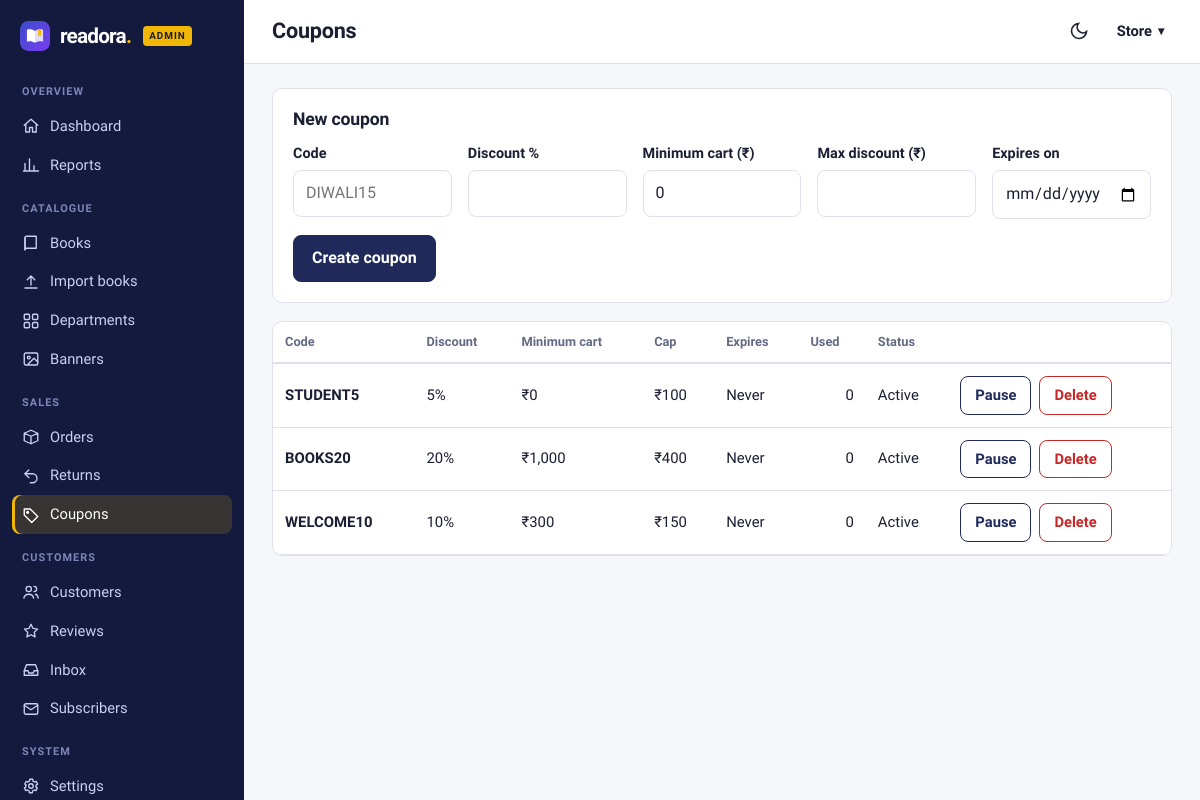
The page /admin/coupons (signed in) on the database its author committed.
### tables this page shows
CREATE TABLE users (
    id            INTEGER PRIMARY KEY AUTOINCREMENT,
    fullname      TEXT NOT NULL,
    username      TEXT NOT NULL UNIQUE COLLATE NOCASE,
    email         TEXT NOT NULL UNIQUE COLLATE NOCASE,
    password      TEXT NOT NULL,
    phone         TEXT,
    is_admin      INTEGER NOT NULL DEFAULT 0,
    created_at    TEXT NOT NULL DEFAULT CURRENT_TIMESTAMP
);

CREATE TABLE coupons (
    id            INTEGER PRIMARY KEY AUTOINCREMENT,
    code          TEXT NOT NULL UNIQUE COLLATE NOCASE,
    percent       INTEGER NOT NULL CHECK (percent BETWEEN 1 AND 90),
    min_amount    REAL NOT NULL DEFAULT 0,
    max_discount  REAL,
    expires_on    TEXT,                      -- YYYY-MM-DD, NULL = never
    active        INTEGER NOT NULL DEFAULT 1
);

### bookstore/routes/admin.py (the view, shortened to what this page needs)
@bp.route("/coupons", methods=["GET", "POST"])
@admin_required
def coupons():
    return render_template("admin/coupons.html", coupons=query(
        """SELECT c.*, (SELECT COUNT(*) FROM orders o WHERE o.coupon_code=c.code AND o.status!='Cancelled') used
           FROM coupons c ORDER BY id DESC"""))

### bookstore/db.py (called while the page is built)
def get_db():
    if "db" not in g:
        g.db = sqlite3.connect(current_app.config["DATABASE"])
        g.db.row_factory = sqlite3.Row
        g.db.execute("PRAGMA foreign_keys = ON")
    return g.db

def query(sql, args=(), one=False):
    cur = get_db().execute(sql, args)
    rows = cur.fetchall()
    cur.close()
    return (rows[0] if rows else None) if one else rows

### bookstore/utils.py (called while the page is built)
def csrf_token():
    if "_csrf" not in session:
        session["_csrf"] = secrets.token_urlsafe(32)
    return session["_csrf"]

def check_csrf():
    if request.method in ("POST", "PUT", "PATCH", "DELETE"):
        sent = request.form.get("_csrf") or request.headers.get("X-CSRF-Token")
        if not sent or not secrets.compare_digest(sent, session.get("_csrf", "")):
            abort(400, "Invalid or missing CSRF token. Please reload the page and try again.")

def load_user():
    uid = session.get("user_id")
    g.user = query("SELECT * FROM users WHERE id = ?", (uid,), one=True) if uid else None
    if uid and g.user is None:
        session.clear()

def login_required(view):
    @wraps(view)
    def wrapped(*a, **kw):
        if g.user is None:
            if wants_json():
                return jsonify(ok=False, message="Please log in first.", login=True), 401
            flash("Please log in to continue.", "info")
            return redirect(url_for("auth.login", next=request.full_path.rstrip("?")))
        return view(*a, **kw)
    return wrapped

def admin_required(view):
    @wraps(view)
    @login_required
    def wrapped(*a, **kw):
        if not g.user["is_admin"]:
            abort(403)
        return view(*a, **kw)
    return wrapped

def money(v):
    v = float(v or 0)
    return f"₹{v:,.0f}" if v == int(v) else f"₹{v:,.2f}"

def cart_count():
    if g.user:
        row = query("SELECT COALESCE(SUM(qty),0) n FROM cart_items WHERE user_id=?", (g.user["id"],), one=True)
        return row["n"]
    return sum(session.get("cart", {}).values())

def all_settings():
    if "_settings" not in g:
        saved = {r["key"]: r["value"] for r in query("SELECT key, value FROM settings")}
        g._settings = {**SETTING_DEFAULTS, **saved}
    return g._settings

### bookstore/templates/admin/coupons.html
{% extends 'admin/layout.html' %}
{% from 'partials/macros.html' import csrf %}
{% block title %}Coupons{% endblock %}
{% block content %}
<form method="post" class="panel" style="margin-bottom:18px">{{ csrf() }}
  <h3>New coupon</h3>
  <div class="grid-2" style="grid-template-columns: repeat(auto-fit, minmax(150px, 1fr))">
    <div class="field"><label for="code">Code</label><input id="code" name="code" required maxlength="20" placeholder="DIWALI15"></div>
    <div class="field"><label for="percent">Discount %</label><input id="percent" name="percent" type="number" min="1" max="90" required></div>
    <div class="field"><label for="min_amount">Minimum cart (₹)</label><input id="min_amount" name="min_amount" type="number" min="0" value="0"></div>
    <div class="field"><label for="max_discount">Max discount (₹)</label><input id="max_discount" name="max_discount" type="number" min="0"></div>
    <div class="field"><label for="expires_on">Expires on</label><input id="expires_on" name="expires_on" type="date"></div>
  </div>
  <button class="btn">Create coupon</button>
</form>
<div class="table-wrap"><table class="data">
  <thead><tr><th>Code</th><th>Discount</th><th>Minimum cart</th><th>Cap</th><th>Expires</th><th class="num">Used</th><th>Status</th><th></th></tr></thead>
  <tbody>{% for c in coupons %}<tr><td><b>{{ c.code }}</b></td><td>{{ c.percent }}%</td><td>{{ c.min_amount|money }}</td><td>{{ c.max_discount|money if c.max_discount else 'None' }}</td><td>{{ c.expires_on or 'Never' }}</td><td class="num">{{ c.used }}</td>
    <td>{{ 'Active' if c.active else 'Paused' }}</td>
    <td><div class="row-actions">
      <form method="post" action="{{ url_for('admin.coupon_toggle', cid=c.id) }}">{{ csrf() }}<button class="btn btn-ghost btn-sm">{{ 'Pause' if c.active else 'Activate' }}</button></form>
      <form method="post" action="{{ url_for('admin.coupon_delete', cid=c.id) }}" data-confirm="Delete coupon {{ c.code }}?">{{ csrf() }}<button class="btn btn-danger btn-sm">Delete</button></form></div></td></tr>{% endfor %}</tbody>
</table></div>
{% endblock %}

### bookstore/templates/admin/layout.html (shortened to what this page needs)
{% from 'partials/macros.html' import icon %}
{% set ac = admin_counts() %}
{% set ep = current_endpoint or '' %}
{% macro nav(endpoint, label, ico, count=0, match=[]) %}<a href="{{ url_for(endpoint) }}" class="{{ 'on' if ep == endpoint or ep in match }}">{{ icon(ico, 18) }}<span>{{ label }}</span>{% if count %}<em>{{ count }}</em>{% endif %}</a>{% endmacro %}
<!doctype html>
<html lang="en">
<head>
  <link rel="stylesheet" href="{{ url_for('static', filename='css/style.css') }}">
  <link rel="stylesheet" href="{{ url_for('static', filename='css/admin.css') }}">
</head>
<body class="adm">
<div class="adm-shell">
  <aside class="adm-side" id="adm-side" aria-label="Admin navigation">
    <a class="adm-brand" href="{{ url_for('admin.dashboard') }}"><img src="{{ url_for('static', filename='img/mark.svg') }}" width="30" height="30" alt=""><span>{{ brand.name|lower }}<b>.</b></span><small>admin</small></a>
    <nav>
      <h6>Overview</h6>
      {{ nav('admin.dashboard', 'Dashboard', 'home') }}
      {{ nav('admin.reports', 'Reports', 'chart') }}
      <h6>Catalogue</h6>
      {{ nav('admin.books', 'Books', 'book', match=['admin.book_new','admin.book_edit']) }}
      {{ nav('admin.books_import', 'Import books', 'upload') }}
      {{ nav('admin.categories', 'Departments', 'grid') }}
      {{ nav('admin.banners', 'Banners', 'image', match=['admin.banner_form']) }}
      <h6>Sales</h6>
      {{ nav('admin.orders', 'Orders', 'box', ac.orders, match=['admin.order']) }}
      {{ nav('admin.returns', 'Returns', 'return', ac.returns) }}
      {{ nav('admin.coupons', 'Coupons', 'tag') }}
      <h6>Customers</h6>
      {{ nav('admin.users', 'Customers', 'users', match=['admin.user_detail']) }}
      {{ nav('admin.reviews', 'Reviews', 'star') }}
      {{ nav('admin.messages', 'Inbox', 'inbox', ac.messages) }}
      {{ nav('admin.subscribers', 'Subscribers', 'mail') }}
      <h6>System</h6>
      {{ nav('admin.settings', 'Settings', 'gear') }}
    </nav>
  </aside>
  <div class="adm-main">
    <header class="adm-top">
      <div class="adm-title"><h1>{% block page_title %}{{ self.title() }}{% endblock %}</h1></div>
      <button class="icon-btn" id="theme-toggle" type="button" aria-label="Switch light or dark theme"><svg viewBox="0 0 24 24" width="20" height="20" fill="none" stroke="currentColor" stroke-width="2"><path d="M21 12.8A9 9 0 1 1 11.2 3a7 7 0 0 0 9.8 9.8z"/></svg></button>
      <div class="menu"><button class="menu-btn adm-user" type="button" aria-haspopup="true" aria-expanded="false">{{ g.user.fullname.split()[0] }}</button>
          </div>
    </header>
    <main id="main" class="adm-content">{% block content %}{% endblock %}</main>
  </div>
</div>
</body>
</html>

### bookstore/static/css/style.css (style rules this page uses)
:root { --ink: #1f2a5a; --ink-2: #3a4780; --hl: #f2b705; --hl-soft: #fff3c4; --paper: #f6f7fb; --surface: #ffffff; --text: #1b1f33; --muted: #646a85; --line: #dfe2ee; --ok: #17803d; --warn: #b45309; --bad: #c62828; --radius: 10px; --shadow: 0 1px 2px rgba(31, 42, 90, .08), 0 6px 18px rgba(31, 42, 90, .06); --display: "Bricolage Grotesque", "Segoe UI", system-ui, sans-serif; --serif: "Newsreader", Georgia, "Times New Roman", serif; --c0: #3b4cca; --c1: #0f8b8d; --c2: #c47f00; --c3: #4f7a45; --c4: #8a3ffc; --c5: #b3365a; }
* { box-sizing: border-box; }
html { scroll-behavior: smooth; }
body { margin: 0; background: var(--paper); color: var(--text); font: 16px/1.55 var(--display); -webkit-font-smoothing: antialiased; }
img { max-width: 100%; display: block; }
a { color: var(--ink); text-decoration: none; }
h1, h2, h3, h4 { font-family: var(--display); line-height: 1.15; margin: 0 0 .5em; letter-spacing: -.01em; }
h1 { font-size: clamp(1.8rem, 4vw, 2.6rem); font-weight: 800; }
h3 { font-size: 1.1rem; font-weight: 600; }
.icon-btn, .menu-btn { background: none; border: 0; color: var(--text); cursor: pointer; padding: 8px; border-radius: 8px; font: inherit; font-weight: 600; display: grid; place-items: center; }
.menu { position: relative; }
.menu-btn { display: flex; align-items: center; white-space: nowrap; }
.menu-btn::after { content: "▾"; margin-left: 6px; font-size: .75rem; }
.btn { display: inline-flex; align-items: center; justify-content: center; gap: 8px; padding: 10px 18px; border-radius: 8px; border: 1.5px solid var(--ink); background: var(--ink); color: var(--surface); font: inherit; font-weight: 600; cursor: pointer; transition: transform .08s, background .15s; }
.btn-sm { padding: 7px 14px; font-size: .92rem; }
.btn-ghost { background: transparent; color: var(--ink); }
.btn-danger { background: transparent; border-color: var(--bad); color: var(--bad); }
label { display: block; font-weight: 600; font-size: .9rem; margin-bottom: 5px; }
input[type=text], input[type=email], input[type=password], input[type=number], input[type=tel], input[type=url], input[type=date], input[type=search], select, textarea { width: 100%; padding: 10px 12px; border: 1.5px solid var(--line); border-radius: 8px; background: var(--surface); color: var(--text); font: inherit; }
.field { margin-bottom: 16px; }
.grid-2 { display: grid; grid-template-columns: 1fr 1fr; gap: 0 16px; }
.panel { background: var(--surface); border: 1px solid var(--line); border-radius: var(--radius); padding: 20px; }
.panel h2, .panel h3 { margin-bottom: 14px; }
table.data { width: 100%; border-collapse: collapse; font-size: .93rem; }
table.data th { text-align: left; font-weight: 700; color: var(--muted); font-size: .8rem; padding: 10px 12px; border-bottom: 2px solid var(--line); white-space: nowrap; }
table.data td { padding: 12px; border-bottom: 1px solid var(--line); vertical-align: middle; }
.table-wrap { overflow-x: auto; background: var(--surface); border: 1px solid var(--line); border-radius: var(--radius); }
.num { text-align: right; font-variant-numeric: tabular-nums; }
.row-actions { display: flex; gap: 8px; align-items: center; }
.row-actions form { display: inline; }

### rows shown on the page
users: user.fullname "Store"
coupons: code "STUDENT5", percent "5", min_amount "₹0", max_discount "₹100", expires_on "Never", used "0", active "Active", active "Pause"
coupons: code "BOOKS20", percent "20", min_amount "₹1,000", max_discount "₹400", expires_on "Never", used "0", active "Active", active "Pause"
coupons: code "WELCOME10", percent "10", min_amount "₹300", max_discount "₹150", expires_on "Never", used "0", active "Active", active "Pause"

### other values the page prints
{{ brand.name|lower }} "readora"
{{ label }} "Dashboard Reports Books Import books Departments Banners Orders Returns Coupons Customers Reviews Inbox Subscribers Settings"
